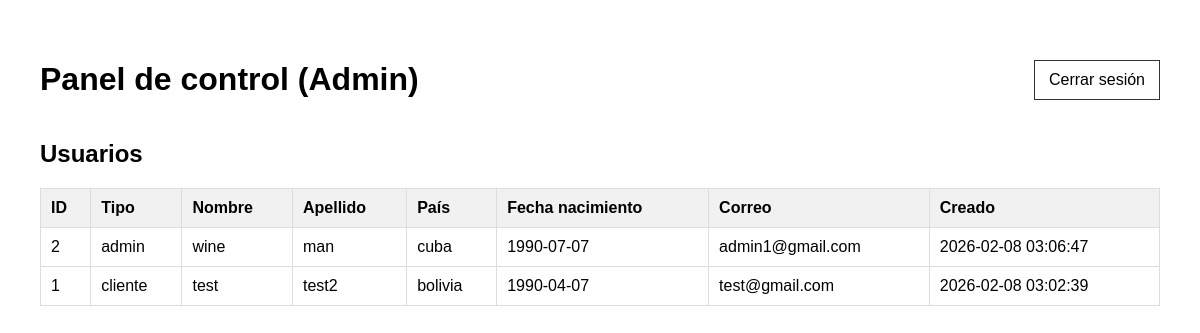
Page /admin.php (signed in) on the committed database.
### tables this page shows
CREATE TABLE `usuarios` (
  `id` int(10) UNSIGNED NOT NULL,
  `tipo_usuario` enum('admin','cliente') NOT NULL,
  `nombre` varchar(100) NOT NULL,
  `apellido` varchar(100) NOT NULL,
  `pais` varchar(100) NOT NULL,
  `fecha_nacimiento` date NOT NULL,
  `correo` varchar(255) NOT NULL,
  `contrasena_hash` varchar(255) NOT NULL,
  `creado_en` timestamp NOT NULL DEFAULT current_timestamp(),
  `actualizado_en` timestamp NOT NULL DEFAULT current_timestamp() ON UPDATE current_timestamp()
);

### admin.php (the view, shortened to what this page needs)
<?php
require __DIR__ . '/db.php';
try {
    $stmt = $pdo->query('SELECT id, tipo_usuario, nombre, apellido, pais, fecha_nacimiento, correo, creado_en FROM usuarios ORDER BY id DESC');
    $usuarios = $stmt->fetchAll();
} catch (Throwable $e) {
    $usuarios = [];
}
?>
<!doctype html>
<html lang="es">
<head>
</head>
<body>
    <div class="topbar">
        <h1>Panel de control (Admin)</h1>
        <a class="button" href="logout.php">Cerrar sesión</a>
    </div>
    <h2>Usuarios</h2>
    <table>
        <thead>
            <tr>
                <th>ID</th>
                <th>Tipo</th>
                <th>Nombre</th>
                <th>Apellido</th>
                <th>País</th>
                <th>Fecha nacimiento</th>
                <th>Correo</th>
                <th>Creado</th>
            </tr>
        </thead>
        <tbody>
            <?php foreach ($usuarios as $u): ?>
                <tr>
                    <td><?php echo htmlspecialchars((string)$u['id'], ENT_QUOTES, 'UTF-8'); ?></td>
                    <td><?php echo htmlspecialchars((string)$u['tipo_usuario'], ENT_QUOTES, 'UTF-8'); ?></td>
                    <td><?php echo htmlspecialchars((string)$u['nombre'], ENT_QUOTES, 'UTF-8'); ?></td>
                    <td><?php echo htmlspecialchars((string)$u['apellido'], ENT_QUOTES, 'UTF-8'); ?></td>
                    <td><?php echo htmlspecialchars((string)$u['pais'], ENT_QUOTES, 'UTF-8'); ?></td>
                    <td><?php echo htmlspecialchars((string)$u['fecha_nacimiento'], ENT_QUOTES, 'UTF-8'); ?></td>
                    <td><?php echo htmlspecialchars((string)$u['correo'], ENT_QUOTES, 'UTF-8'); ?></td>
                    <td><?php echo htmlspecialchars((string)$u['creado_en'], ENT_QUOTES, 'UTF-8'); ?></td>
                </tr>
            <?php endforeach; ?>
        </tbody>
    </table>
</body>
</html>

### admin.php (style rules this page uses)
body { font-family: Arial, sans-serif; margin: 40px; }
.topbar { display: flex; justify-content: space-between; align-items: center; gap: 12px; }
table { width: 100%; border-collapse: collapse; margin-top: 16px; }
th, td { border: 1px solid #ddd; padding: 10px; text-align: left; }
th { background: #f1f1f1; }
a.button { display: inline-block; padding: 10px 14px; border: 1px solid #333; text-decoration: none; color: #000; background: #fff; }

### rows in the picture
usuarios: id "2", tipo_usuario "admin", nombre "wine", apellido "man", pais "cuba", fecha_nacimiento "1990-07-07", correo "admin1@gmail.com", creado_en "2026-02-08 03:06:47"
usuarios: id "1", tipo_usuario "cliente", nombre "test", apellido "test2", pais "bolivia", fecha_nacimiento "1990-04-07", correo "test@gmail.com", creado_en "2026-02-08 03:02:39"
